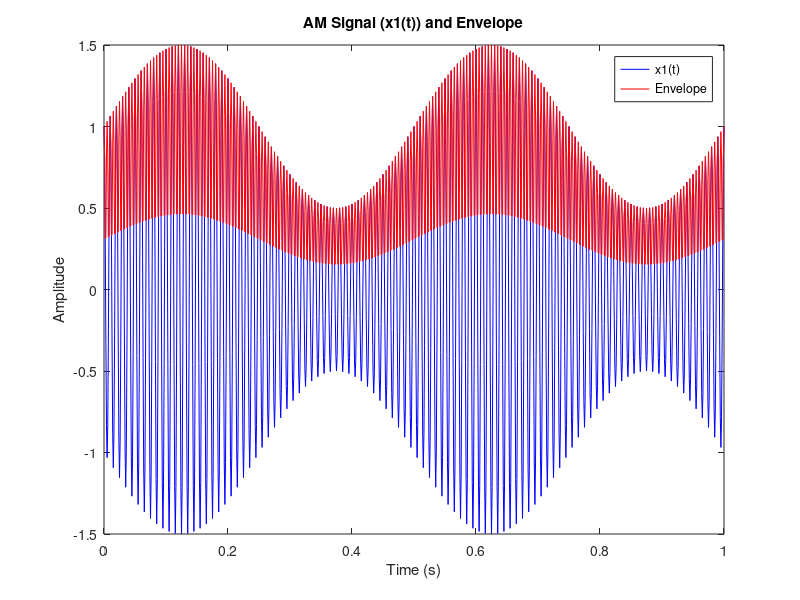
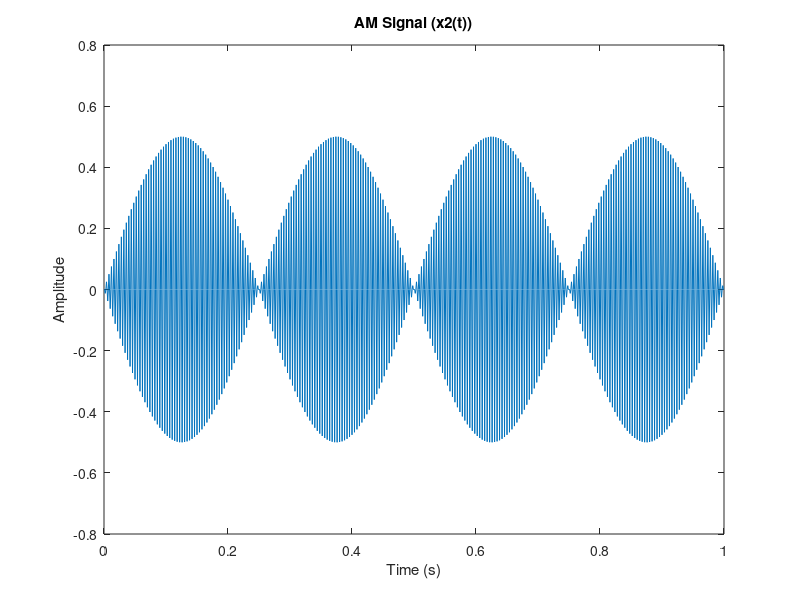

Write the MATLAB code that produced these figures, in order.
% Signal parameters
Am = 0.5;               % Amplitude of the baseband signal (V)
fm = 2;                 % Frequency of the baseband signal (Hz)
fc = 100;               % Carrier frequency (Hz)
fs = 400;               % Sampling frequency (Hz)
t = 0:0.001:1;          % Time axis

% Generate the baseband signal
s = Am * sin(2*pi*fm*t);

% Generate the AM signal manually
x1 = (1 + s) .* cos(2*pi*fc*t);

% Modulate the baseband signal using ammod() function
x2 = ammod(s, fc, fs);

% Plot the modulated signal and its envelope
figure;
plot(t, x1, 'b', t, abs(x1), 'r');
xlabel('Time (s)');
ylabel('Amplitude');
title('AM Signal (x1(t)) and Envelope');
legend('x1(t)', 'Envelope');

% Plot the modulated signal obtained from ammod() function
figure;
plot(t, x2);
xlabel('Time (s)');
ylabel('Amplitude');
title('AM Signal (x2(t))');

% Listen to the modulated signals
sound(x1, fs);
sound(x2, fs);


